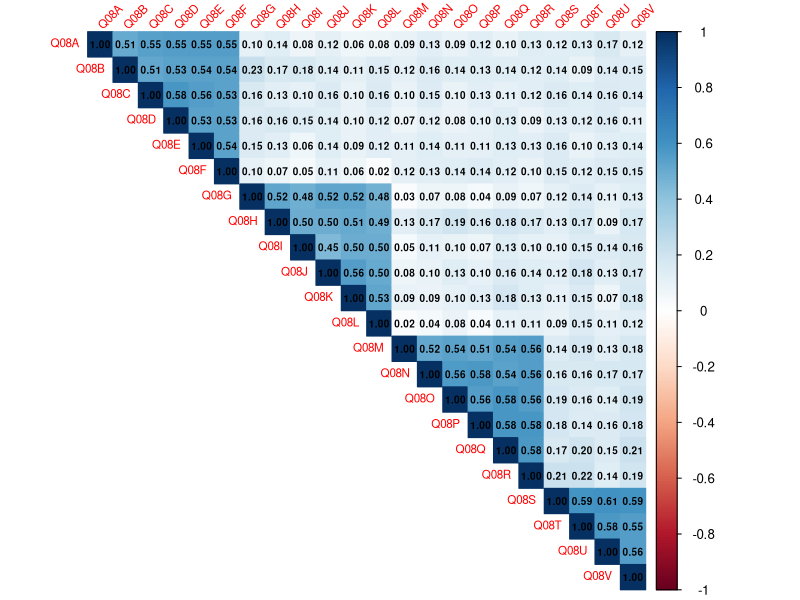
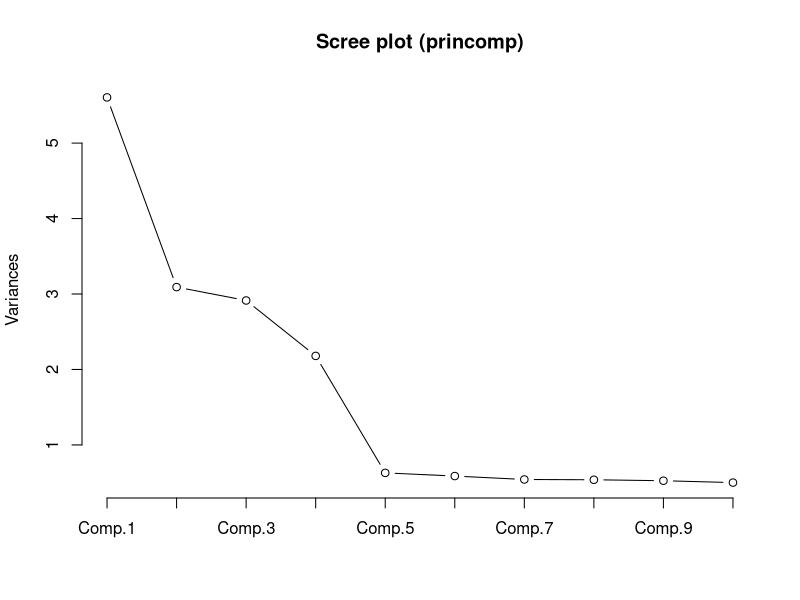
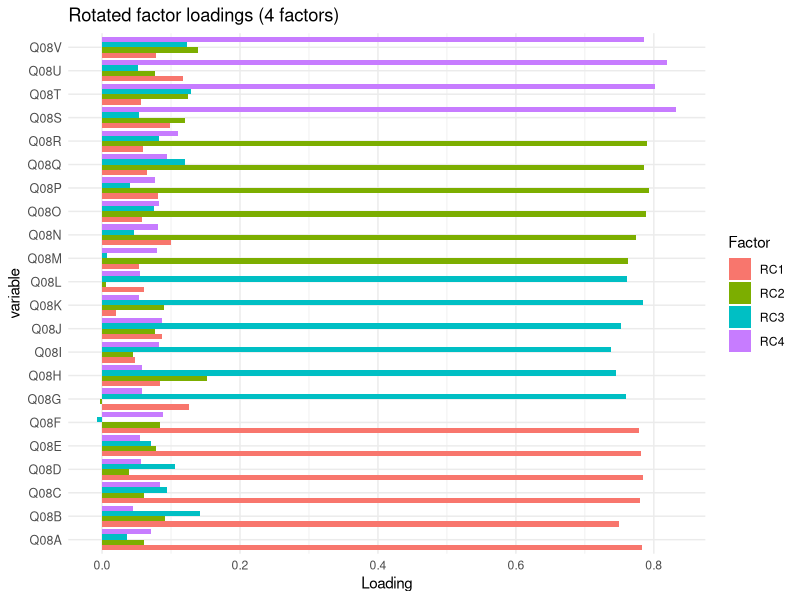

Reproduce these figures in R, in order.
## ---- chunk 1
# Install required packages if missing
pkgs <- c("psych", "corrplot", "ggplot2", "tidyr", "MASS")
for(p in pkgs) if(!requireNamespace(p, quietly = TRUE)) install.packages(p)

library(psych)     # for KMO, Bartlett, principal/fa
library(corrplot)  # for correlation plot
library(ggplot2)   # for nicer plots if required
library(tidyr)     # for pivoting loadings
# MASS is used only for simulation if needed

# Chunk options for nicer output
knitr::opts_chunk$set(echo = TRUE, message = FALSE, warning = FALSE, fig.width = 7, fig.height = 5)
## ---- chunk 2
# This creates a realistic dummy dataset
# The chunk will be skipped if FactorShops already exists in the environment.
if(!exists("FactorShops")) {
  set.seed(2025)
  library(MASS)
  n <- 546
  p <- 22
  # Start with small off-block correlations
  Sigma <- matrix(0.15, nrow = p, ncol = p)
  diag(Sigma) <- 1
  # Create stronger within-block covariances for plausible factor structure
  # Blocks: 1-6 (recreation), 7-12 (facilities), 13-18 (experience), 19-22 (price/quality)
  block_pairs <- list(1:6, 7:12, 13:18, 19:22)
  for(b in block_pairs) {
    Sigma[b, b] <- 0.6
    diag(Sigma)[b] <- 1
  }
  # Small regularization to ensure positive-definiteness
  Sigma <- Sigma + diag(rep(1e-6, p))
  # Simulate multivariate normal then convert to 1-5 Likert-style
  raw <- MASS::mvrnorm(n = n, mu = rep(0, p), Sigma = Sigma)
  sim_df <- as.data.frame(apply(raw, 2, function(x) {
    cuts <- quantile(x, probs = seq(0, 1, length.out = 6))
    as.integer(cut(x, breaks = cuts, include.lowest = TRUE, labels = FALSE))
  }))
  # Name variables Q08A..Q08V and add Shop column
  names(sim_df) <- paste0("Q08", toupper(letters[1:p]))
  sim_df$Shop <- sample(c("Tesco","Sainsbury","Asda","Morrisons","Aldi","Lidl"), n, replace = TRUE)
  FactorShops <- sim_df
  message("Simulated FactorShops dataset created (n = ", n, "). Remove or skip this chunk when you use your real data.")
} else {
  message("FactorShops already exists in the environment; skipping simulation.")
}
## ---- chunk 3
vars <- c("Q08A","Q08B","Q08C","Q08D","Q08E","Q08F","Q08G","Q08H",
          "Q08I","Q08J","Q08K","Q08L","Q08M","Q08N","Q08O","Q08P",
          "Q08Q","Q08R","Q08S","Q08T","Q08U","Q08V")

# Check that FactorShops exists
if(!exists("FactorShops")) stop("FactorShops dataset not found in the environment. Load it before running this notebook.")

# Subset and remove rows with missing values for these items
data_sub <- FactorShops[, vars]
data_complete <- na.omit(data_sub)      # we'll use only complete cases for PCA / FA here
n_complete <- nrow(data_complete)
cat("Complete-case rows used for PCA/FA:", n_complete, "\n")

# Correlation matrix used throughout
FactorMatrix <- cor(data_complete, use = "pairwise.complete.obs")
## ---- chunk 4
print(round(FactorMatrix, 2))   # numeric view

# Visualize correlation matrix
corrplot::corrplot(FactorMatrix, method = "color", type = "upper", 
                   tl.cex = 0.7, tl.srt = 45, addCoef.col = "black", number.cex = 0.6)
## ---- chunk 5
# Bartlett's test of sphericity
bartlett_res <- cortest.bartlett(FactorMatrix, n = n_complete)
print(bartlett_res)

# KMO measure of sampling adequacy
kmo_res <- KMO(FactorMatrix)
print(kmo_res)   # overall and individual MSA values

# Determinant of the correlation matrix
det_val <- det(FactorMatrix)
cat("Determinant of correlation matrix:", det_val, "\n")
## ---- chunk 6
# PCA using princomp (on standardized variables, cor = TRUE)
pc <- princomp(data_complete, cor = TRUE)

cat("Component variances (eigenvalues):\n")
print(pc$sd^2)

cat("\nProportion of variance explained:\n")
print(summary(pc)$importance)

cat("\nLoadings (showing absolute >= 0.30):\n")
print(loadings(pc), cutoff = 0.30)

# Scree plot
screeplot(pc, type = "lines", main = "Scree plot (princomp)")
## ---- chunk 7
# Choose number of factors to extract (change as needed)
nf <- 4

# principal() will standardize variables by default (if raw data supplied)
fa_res <- principal(data_complete, nfactors = nf, rotate = "varimax", scores = TRUE)
print(fa_res, cutoff = 0.30, digits = 3)

# Factor scores added back to the original complete-case data (optional)
scores <- fa_res$scores
head(scores)
## ---- chunk 8
# Extract rotated loadings matrix
loadings_mat <- unclass(fa_res$loadings)[, 1:nf]

# Convert to data.frame for ggplot
load_df <- as.data.frame(loadings_mat)
load_df$variable <- rownames(load_df)

# Attempt to pivot; column names differ depending on psych version; fallback to first nf columns
if(any(grepl("^RC", names(load_df)))) {
  load_long <- tidyr::pivot_longer(load_df, cols = starts_with("RC"), names_to = "Factor", values_to = "Loading")
} else {
  load_long <- tidyr::pivot_longer(load_df, cols = 1:nf, names_to = "Factor", values_to = "Loading")
}

ggplot(load_long, aes(x = variable, y = Loading, fill = Factor)) +
  geom_col(position = position_dodge(width = 0.9)) +
  coord_flip() +
  labs(title = paste("Rotated factor loadings (", nf, " factors)", sep = "")) +
  theme_minimal() +
  theme(axis.text.y = element_text(size = 9))
